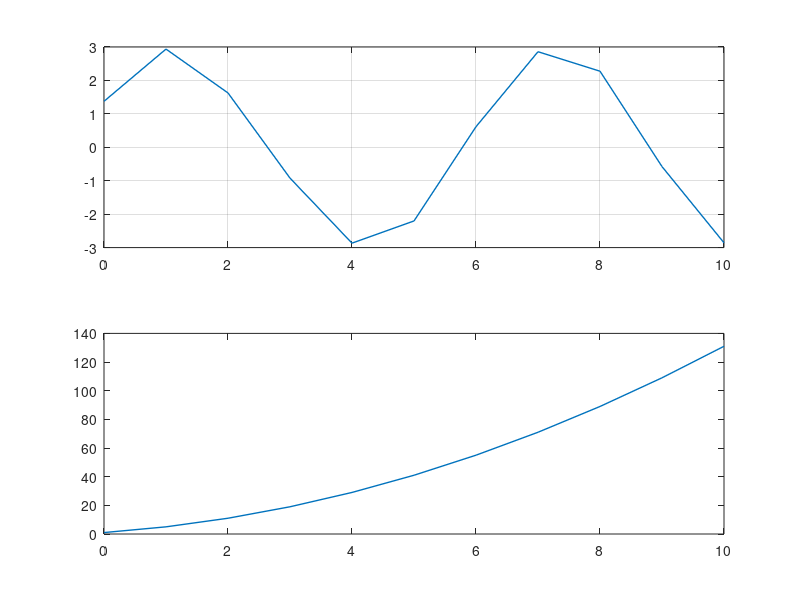
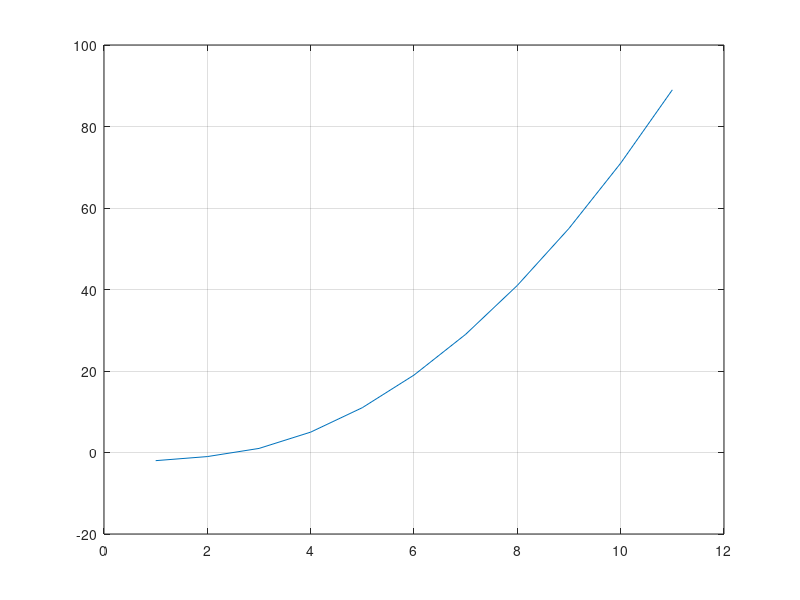

MATLAB code for these plots, in order:
% bài 3 chương 4
% Xác định đáp ứng lối ra hệ thống TTBB trong các trường hợp sau:
% • y(n) − 0.5y(n − 1) + 0.25y(n − 2) = x(n) + 2x(n − 1) + x(n − 3), với x(n) =
% cos(n.π/3)u(n), y(-1)=1 và y(-2)=0.5
% • y(n) − 2y(n − 1) + y(n − 2) = x(n) + x(n − 1) với x(n) = u(n), y(-1)=-1 và
% y(-2)=-2

clc; clear; close all;
% • y(n) − 0.5y(n − 1) + 0.25y(n − 2) = x(n) + 2x(n − 1) + x(n − 3), với x(n) =
% cos(n.π/3)u(n), y(-1)=1 và y(-2)=0.5
n = 0: 10;
a = [1 -0.5 0.25];
b = [1 2 0 1];

x = cos(n * pi / 3);

x_past = [0 0 0];
y_past = [1 0.5];

zi = filtic(b, a, y_past, x_past);

y = filter(b, a, x, zi);

figure;
subplot(2,1,1);
plot(n, y, 'LineWidth',1);
grid on;

% • y(n) − 2y(n − 1) + y(n − 2) = x(n) + x(n − 1) với x(n) = u(n), y(-1)=-1 và
% y(-2)=-2

a = [1 -2 1];
b = [1 1];

x = (n >= 0); 

x_past = [0];
y_past = [-1 -2];

zi = filtic(b, a, y_past, x_past);
y = filter(b, a, x, zi);

subplot(2, 1, 2);
plot(n, y, 'LineWidth',1);

% làm cách khác

n = 0: 10;
N = length(n);
x = zeros(1, N);
for i = 1: N
    if (i >= 3)
        x(i) = 1;
    end
end
y = zeros(1, length(x));
y(1) = -2;
y(2) = -1;
for i = 3: 1: length(y)
    y(i) = 2 * y(i - 1) - y(i - 2) + x(i) + x(i - 1);
end

figure;
plot(y);
grid on;





